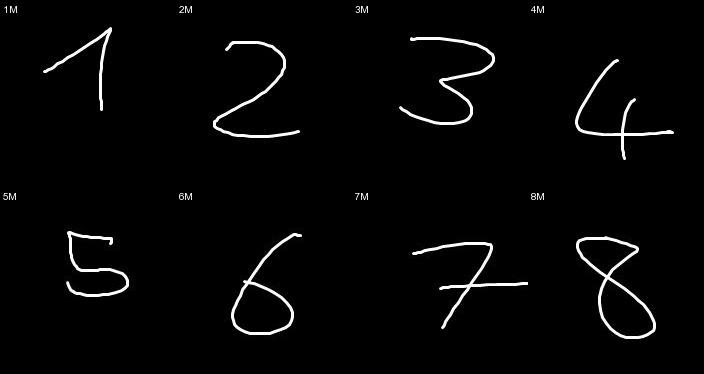

Reproduce this figure in Python.
import os
import Image
import ImageFont
import ImageDraw


img_list   = []
img_text   = []
img_path   = "./data/"
width      = 176 #684
height     = 187 #1024
text_pos_x = 3   #10
text_pos_y = 3   #10
text_size  = 10  #50
rows       = 2
columns    = 0


for file in os.listdir( img_path ):
    # Search images
    if file.endswith(".jpg"):
        # open images
        img_list.append( Image.open( img_path + file ) )
        # Extract text to render on the image from the file name
        img_text.append( file.split("-")[1].split(".")[0] )
        # Print info
        print 'File:', file, ' => ', img_text[-1]


for image in img_list:
    # resize images
    image.thumbnail( (width, height) )

columns = len(img_list)/rows

#creates a new empty image, RGB mode
mosaic = Image.new( 'RGB', (  columns * width, rows * height ) )

# Prepare draw and font objects to render text
draw   = ImageDraw.Draw(mosaic)
font   = ImageFont.truetype("C:/Windows/Fonts/arial.ttf",text_size)

k=0
for j in xrange( 0, rows * height, height ):
    for i in xrange( 0, columns * width, width ):
        # paste the image at location i,j:
        mosaic.paste( img_list[k], (i,j) )
        # render text at location i,j:
        draw.text((i + text_pos_x, j + text_pos_y), img_text[k], font=font)
        # Select next image and text
        k = k + 1

# Save image to file
mosaic.save('mosaic.jpg')
